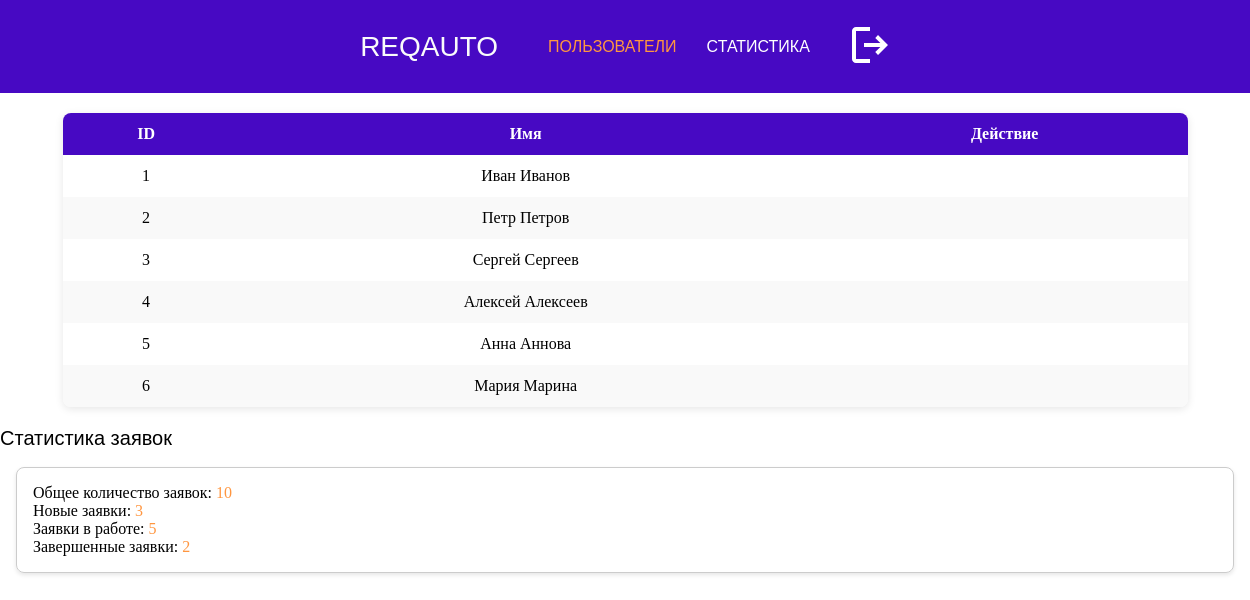
/admin_dashboard (signed in), run on the app's committed database.
### models.py (models this page shows)
class User(db.Model):
    __tablename__ = 'User'
    ID = db.Column(db.Integer, primary_key=True)
    username = db.Column(db.String(50), unique=True)
    password = db.Column(db.String(128))
    firstName = db.Column(db.String(50))
    lastName = db.Column(db.String(50))
    patronymic = db.Column(db.String(50))
    phone = db.Column(db.String(15))
    dateBirth = db.Column(db.Date, nullable=True)
    roleID = db.Column(db.Integer, db.ForeignKey('Role.ID'))
    photo = db.Column(db.String(256), nullable=True)

### app.py (the view)
@app.route('/admin_dashboard')
def admin_dashboard():
    if 'user_id' not in session:
        return redirect(url_for('auth'))
    user_id = session['user_id']
    user = User.query.get(user_id)
    if user.roleID != 1:
        return redirect(url_for('auth'))
    users = User.query.join(Role).add_columns(
        User.ID, User.firstName, User.lastName, User.patronymic, Role.roleName).all()
    repair_requests = RepairRequest.query.all()
    total_requests = len(repair_requests)
    new_requests = RepairRequest.query.filter_by(statusID=1).count()
    in_progress_requests = RepairRequest.query.filter_by(statusID=2).count()
    completed_requests = RepairRequest.query.filter_by(statusID=3).count()
    return render_template('admin_dashboard.html', users=users, total_requests=total_requests,
                           new_requests=new_requests, in_progress_requests=in_progress_requests,
                           completed_requests=completed_requests)

### templates/admin_dashboard.html (shortened to what this page needs)
<!DOCTYPE html>
<html lang="en">
  <head>
    <link rel="stylesheet" href="/static/styles.css" />
    <link rel="stylesheet" href="/static/admin.css" />
  </head>
  <body>
    <header>
      <div class="logo">ReqAuto</div>
      <nav>
        <ul>
          <li><a href="#" class="active">Пользователи</a></li>
          <li><a href="#">Статистика</a></li>
          <li>
            <form
              action="{{ url_for('logout') }}"
              method="post"
              class="logout-form"
            >
              <button type="submit" class="logout-button">
                <svg
                  xmlns="http://www.w3.org/2000/svg"
                  width="24"
                  height="24"
                  viewBox="0 0 24 24"
                >
                  <path
                    fill="#ffffff"
                    d="M5 21q-.825 0-1.412-.587T3 19V5q0-.825.588-1.412T5 3h7v2H5v14h7v2zm11-4l-1.375-1.45l2.55-2.55H9v-2h8.175l-2.55-2.55L16 7l5 5z"
                  />
                </svg>
              </button>
            </form>
          </li>
        </ul>
      </nav>
    </header>
    <main>
      <section class="users-section">
        <div class="admin-table-container">
          <table class="admin-table">
            <thead>
              <tr>
                <th>ID</th>
                <th>Имя</th>
                <th>Действие</th>
              </tr>
            </thead>
            <tbody>
              {% for user in users %}
              <tr>
                <td>{{ user.ID }}</td>
                <td>{{ user.firstName }} {{ user.lastName }}</td>
                <td></td>
              </tr>
              {% endfor %}
            </tbody>
          </table>
        </div>
      </section>
      <section class="statistics-section">
        <h2 class="h2">Статистика заявок</h2>
        <div class="statistics-card card">
          <p>
            Общее количество заявок:
            <span class="light-text">{{ total_requests }}</span>
          </p>
          <p>
            Новые заявки: <span class="light-text">{{ new_requests }}</span>
          </p>
          <p>
            Заявки в работе:
            <span class="light-text">{{ in_progress_requests }}</span>
          </p>
          <p>
            Завершенные заявки:
            <span class="light-text">{{ completed_requests }}</span>
          </p>
        </div>
      </section>
    </main>
  </body>
</html>

### static/styles.css (style rules this page uses)
html { scroll-behavior: smooth; }
html, body, p { margin: 0; padding: 0; width: 100%; height: 100%; }
.h2 { text-transform: initial; font-family: "Rubik", sans-serif; font-weight: 100; font-size: 20px; }
header { margin: 0; padding: 20px; background-color: #4709c3; width: 100%; position: sticky; display: flex; justify-content: center; top: 0; z-index: 100; }
.logo { display: flex; font-family: "Montserrat", sans-serif; font-weight: 100; text-transform: uppercase; margin-right: 50px; font-size: 28px; color: #fafbfb; align-items: center; }
nav ul { list-style: none; margin: 0; padding-left: 0; display: flex; justify-content: center; }
nav a { text-decoration: none; color: #fff; display: flex; justify-content: center; }
nav li { display: inline; font-family: "Montserrat", sans-serif; font-weight: 100; text-transform: uppercase; margin: 0 30px 0 0; font-size: 16px; display: flex; justify-content: center; align-items: center; }
.active { color: #ff9640; }
.light-text { color: #ff9640; }
.card { border: 1px solid #ccc; border-radius: 8px; padding: 16px; margin: 16px; box-shadow: 0 2px 4px rgba(0, 0, 0, 0.1); transition: transform 0.2s; }
.logout-button { background: none; border: none; cursor: pointer; }
.logout-button svg { width: 48px; height: 48px; }

### static/admin.css (style rules this page uses)
.admin-table-container { display: flex; justify-content: center; margin: 20px 0; }
.admin-table { width: 90%; border-collapse: collapse; box-shadow: 0 2px 8px rgba(0, 0, 0, 0.1); border-radius: 8px; overflow: hidden; }
.admin-table th { background-color: #4709c3; color: white; font-weight: bold; padding: 12px; text-align: center; border: none; }
.admin-table td { padding: 12px; text-align: center; border: none; vertical-align: top; }
.admin-table tr:nth-child(even) { background-color: #f9f9f9; }

### data on the page
User: ID "1", firstName "Иван", lastName "Иванов"
User: ID "2", firstName "Петр", lastName "Петров"
User: ID "3", firstName "Сергей", lastName "Сергеев"
User: ID "4", firstName "Алексей", lastName "Алексеев"
User: ID "5", firstName "Анна", lastName "Аннова"
User: ID "6", firstName "Мария", lastName "Марина"

### other printed values
{{ total_requests }} "10"
{{ new_requests }} "3"
{{ in_progress_requests }} "5"
{{ completed_requests }} "2"
